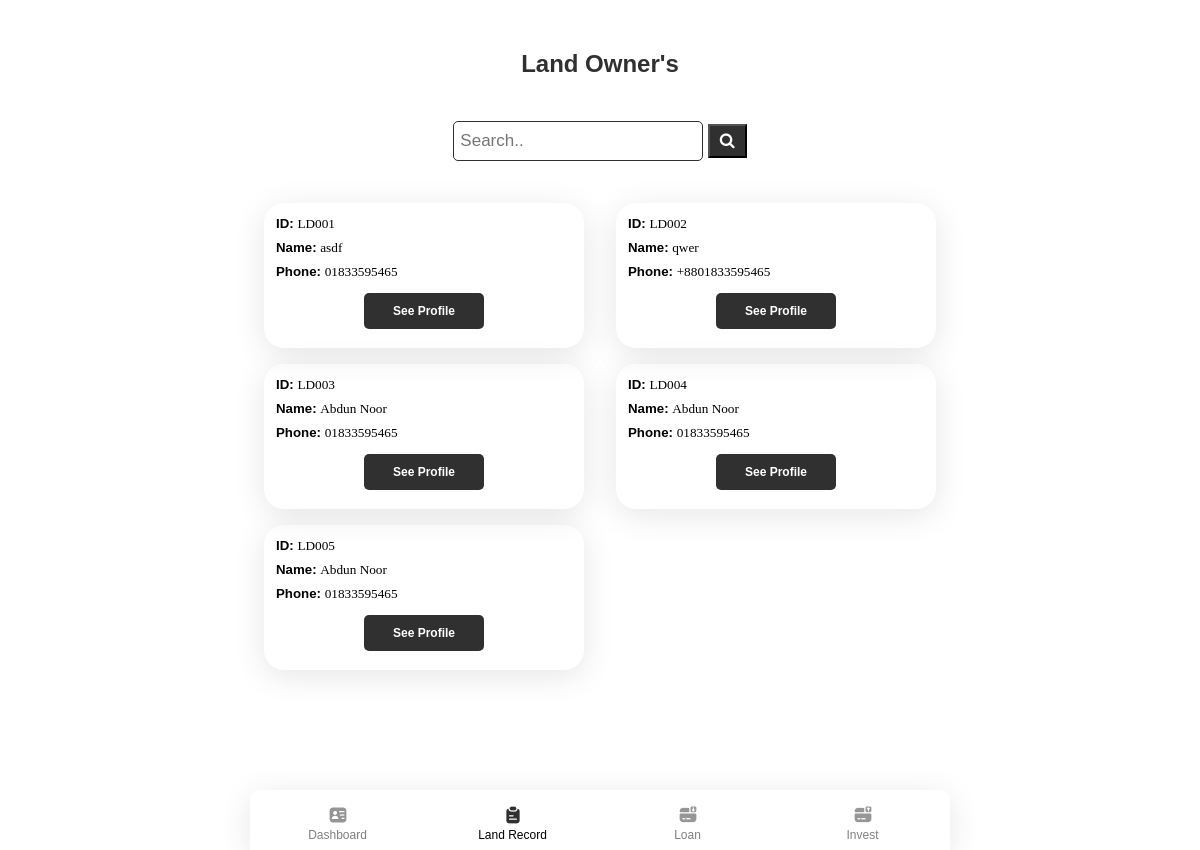
/land/ (signed in), run on the app's committed database.
### app/models.py (models this page shows, shortened)
class Landowner(models.Model):
    Landownername = models.CharField(max_length=50)
    phone = models.CharField(max_length=15, blank=True, null= True)
    img = models.ImageField(default='avatar.png', upload_to='pics')
    landbuyer = models.ForeignKey(User, on_delete=models.SET_NULL, blank=True, null=True)
    status = models.BooleanField(default=None, null=True, blank=False)
    def __str__(self):
        return "LD00" + str(self.id)

### app/views.py (the view)
# urls.py: path('land/', views.land, name='land'),
@login_required(login_url='login')
def land(request):
    landowners = Landowner.objects.filter(landbuyer_id=request.user.id)
    return render(request, "app/landdetails.html",{
        "landowners": landowners,
    })

### app/templates/app/landdetails.html (shortened to what this page needs)
{% extends "app/layout.html" %}
{% block body %}
<header style="text-align: center;">
    <h2>Land Owner's</h2>
    <div class="search-container">
        <form action="{% url 'anysearch' 'landowner' %}" method="POST">
          <input type="text" placeholder="Search.." name="search">
          <button type="submit"><i class="fa fa-search"></i></button>
        </form>
    </div>
</header>
<div class="list-cards">
    {% for landowner in landowners %}
    <div class="card list" style="height: 145px;">
        <h5>ID: <span class="lightword">{{ landowner  }}</span></h5>
        <h5>Name: <span class="lightword">{{ landowner.Landownername }}</span></h5>
        <h5>Phone: <span class="lightword">{{ landowner.phone }}</span></h5>
        <div class="buttondiv">
            <a href="{% url 'landownerprofile' landowner.id %}"><button class="samebuttons">See Profile</button></a>
        </div>
    </div>
    {% endfor %}
</div>
{% endblock %}

### app/static/app/css/main.css (style rules this page uses)
* { margin: 0; padding: 0; box-sizing: border-box; font-family: 'Poppins', sans-serif; }
html, body { height: 100%; max-width: 700px; margin: auto; }
.modal-body form input[type="date"],input[type="text"], input[type="number"], .formContainer input[type="text"], input[type="password"], input[type="submit"] { width: 100%; height: 40px; margin: 5px 0 20px 0; border-radius: 5px; padding-left: 15px; border: 1px solid #E1E1E1; }
header { margin: 50px 20px 0 20px; color: #313030; }
.list-cards { display: grid; grid-template-columns: repeat(auto-fit, minmax(320px, max-content)); grid-gap: 12px; justify-content: center; margin-top: 20px; padding-bottom: 70px; }
.card { width: 320px; height: 117px; margin: 2px 10px; box-shadow: 0px 6px 32px rgba(0, 0, 0, 0.1); border-radius: 20px; }
.close, .samebuttons, .menuCard button { width: 120px; height: 36px; background: #313030; border-radius: 5px; color: white; border: none; cursor: pointer; font-weight: 600; font-size: 12px; }
.search-container input[type=text] { width: 250px; padding: 6px; margin-top: 8px; font-size: 17px; border: 1px solid #313030; }
.search-container button { padding: 6px 10px; margin-top: 8px; background: #313030; font-size: 16px; color: white; cursor: pointer; margin-left: 0; }
.list { padding: 12px; height: 186px; position: relative; }
.list h5 { margin-bottom: 6px; line-height: 18px; }
.lightword { font-family: Poppins; font-style: normal; font-weight: 500; }
.buttondiv { text-align: center; margin-top: 12px; }

### data on the page
Landowner: id "LD001", Landownername "asdf", phone "01833595465"
Landowner: id "LD002", Landownername "qwer", phone "+8801833595465"
Landowner: id "LD003", Landownername "Abdun Noor", phone "01833595465"
Landowner: id "LD004", Landownername "Abdun Noor", phone "01833595465"
Landowner: id "LD005", Landownername "Abdun Noor", phone "01833595465"
